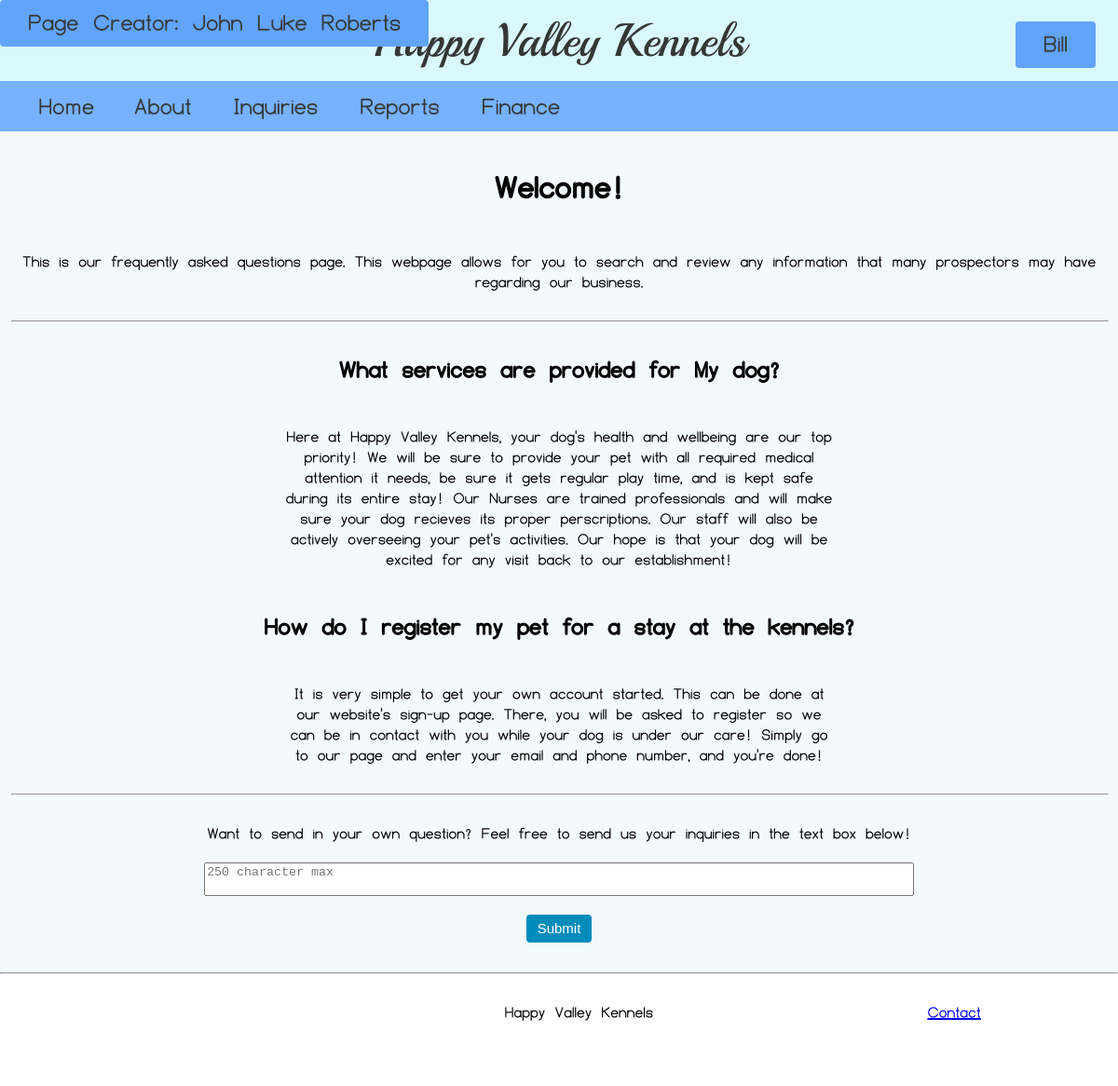
The app's page /About/index.php (signed in) with its own data.
### tables this page shows
CREATE TABLE resp (
	question varchar(100),
    response varchar(800),
    id int auto_increment primary key
);

### About/index.php (the view, shortened to what this page needs)
<?php
include "../assets/Header/Header.php";
?>
<!DOCTYPE html>
<html lang="en">
<link rel="stylesheet" href="HVKfaq.css">
<body>
	<div id="Page_Content">
		<div id="div2">
			<h1>Welcome!</h1>
			<p>This is our frequently asked questions page. This webpage allows for you
				to search and review any information that many prospectors may have regarding
				our business.
			</p>
			<hr>
			<?php
			$servername = "localhost";
			$username = "root";
			$password = "";
			$conn = new
				PDO("mysql:host=$servername;
				dbname=faq", $username, $password);
			$sql = "SELECT question, response FROM resp
						ORDER BY id desc
						LIMIT 5";
			$query = $conn->prepare($sql);
			$query->execute();
			$table = $query->fetchAll();
			foreach ($table as $display) {
				echo ("<h2>" . $display["question"] . "</h2>");
				echo ("<div class = 'div3'><p>" . $display["response"] . "</p></div>");
			}
			?>
			<hr>
			<form action="index.php" method="post">
				<div id="form_content">
					<p>Want to send in your own question? Feel free to send us your inquiries in the text box below!</p>
					<textarea placeholder="250 character max" maxlength="250" name="Inquiry" required></textarea>
					<button type="submit">Submit</button>
				</div>
			</form>
		</div>
	</div>
</body>
</html>
<?php
include "../assets/Footer/Footer.php";
?>

### About/HVKfaq.css (style rules this page uses)
form button { border: 1px black; color: white; width: 70px; height: 30px; text-align: center; border-radius: 4px; font-size: 15px; margin:20px 20px; cursor: pointer; background-color: #008CBA; }
body { justify-content: center; }
.div3 { width: 50%; }
#div2 { display: flex; align-items: center; flex-direction: column; }
#div2 hr { width: 100%; }
#Page_Content { justify-content: center; display: flex; }
#form_content { width: 100%; align-items: center; display: flex; flex-direction: column; }
textarea { resize: none; width: 100%; overflow-wrap: break-word; }

### records on screen
resp: question "What services are provided for My dog?", response "Here at Happy Valley Kennels, your dog's health and wellbeing are our top priority! We will be sure to provide your pet with all required medical attention it needs, be sure it gets regular play time, and is kept safe during its entire stay! Our Nurses are trained professionals and will make sure your dog recieves its proper perscriptions. Our staff will also be actively overseeing your pet's activities. Our hope is that your dog will be excited for any visit back to our establishment!"
resp: question "How do I register my pet for a stay at the kennels?", response "It is very simple to get your own account started. This can be done at our website's sign-up page. There, you will be asked to register so we can be in contact with you while your dog is under our care! Simply go to our page and enter your email and phone number, and you're done!"

### other values on screen
$page_creator "John Luke Roberts"
$username "Bill"
